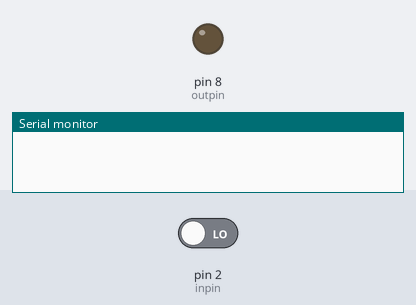
Bench run of a sketch on a simulated Arduino Uno, built with avr-gcc and run on an emulated ATmega328P. On the bench: output pins drawn as LEDs (lit = HIGH), the last lines printed to the serial monitor. The test bench sets the inputs (shaded band); at power-on: pin 2 (inpin) LOW.

Above: at 1.2 s.
1.3 s: pin 2 (inpin) driven HIGH
At 3.3 s:
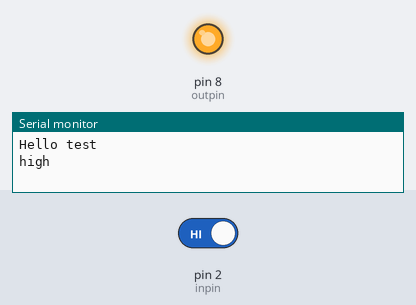
Timing chart, 0 to 10.3 s (numbered marks = the images above; inputs shaded):
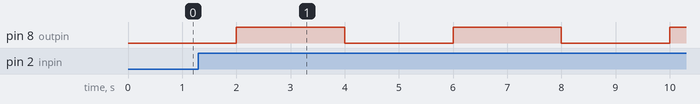

Measured:
- by itself, pin 8 (outpin): alternates HIGH for 2.0 s and LOW for 2.0 s

The sketch:

externinterrupt.ino
```cpp
#define inpin 2

#define outpin 8

void InterruptFunc(){   //中断响应函数
  Serial.println("Hello test");
}

void setup() {
    Serial.begin(9600);//设置串口波特率
    pinMode(inpin,INPUT);
    pinMode(outpin,OUTPUT);
    attachInterrupt(digitalPinToInterrupt(inpin), InterruptFunc, RISING);//设置中断号、响应函数、触发方式
}

void loop() {
  delay(2000);
  digitalWrite(outpin,HIGH);
  Serial.println("high");
  delay(2000);
  digitalWrite(outpin,LOW);
  Serial.println("low");
}
```
